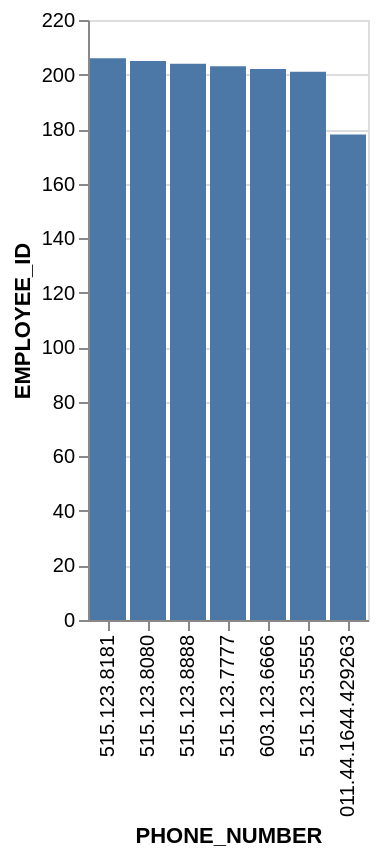

Express this chart as Vega-Lite.
### Vega-Lite specification from a JSON file in a GitHub repository (floating-point values rounded to 4 significant figures)
{"data": {"values": [{"x_data": "515.123.8181", "y_data": 206}, {"x_data": "515.123.8080", "y_data": 205}, {"x_data": "515.123.8888", "y_data": 204}, {"x_data": "515.123.7777", "y_data": 203}, {"x_data": "603.123.6666", "y_data": 202}, {"x_data": "515.123.5555", "y_data": 201}, {"x_data": "011.44.1644.429263", "y_data": 178}]}, "mark": "bar", "encoding": {"x": {"field": "x_data", "type": "nominal", "title": "PHONE_NUMBER", "sort": {"op": "sum", "field": "y_data", "order": "descending"}}, "y": {"field": "y_data", "type": "quantitative", "title": "EMPLOYEE_ID"}}}
